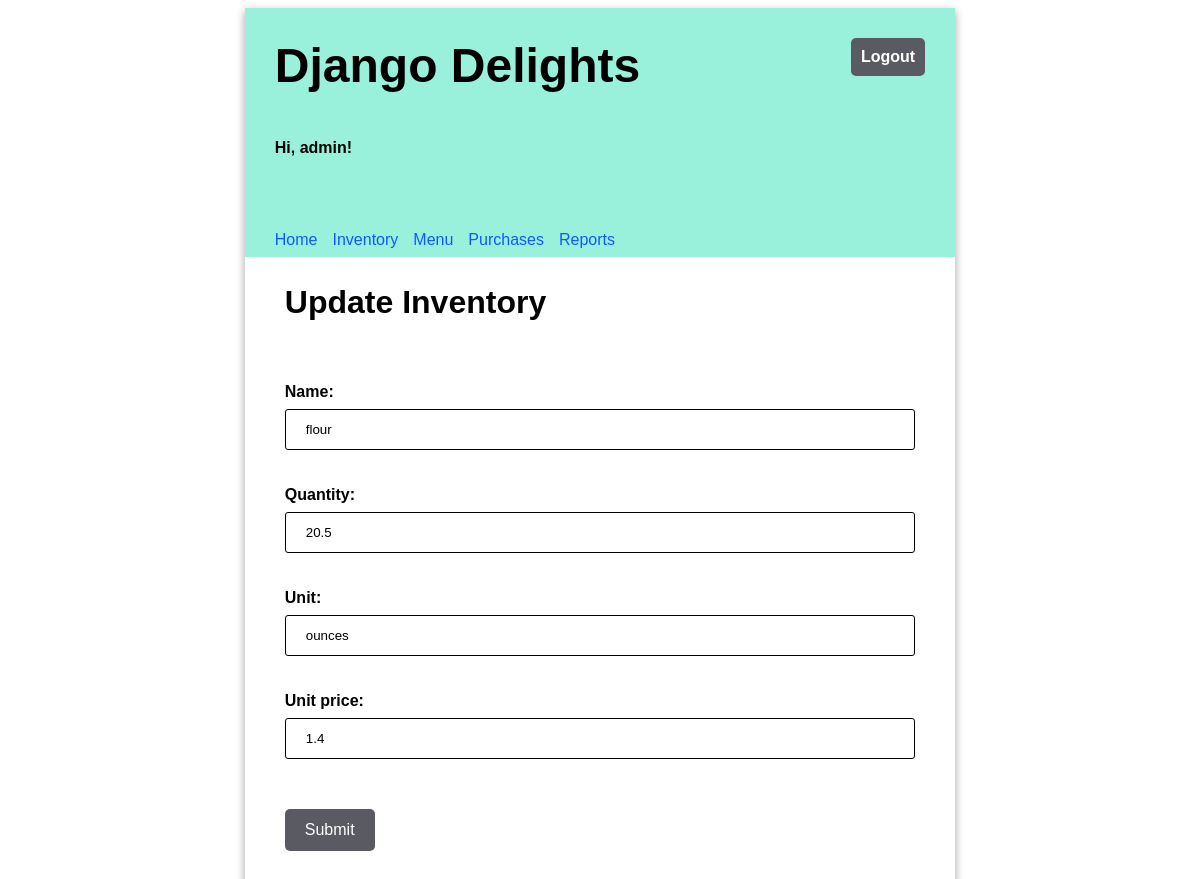
Page /ingredient/edit/2 (signed in) on the committed database.
### inventory/models.py (models this page shows, shortened)
class Ingredient(models.Model):
    name = NameField(max_length=30,unique=True)
    quantity = models.FloatField(default=0)
    unit = models.CharField(max_length=30) #unit used e.g lbs oz
    unit_price = models.FloatField(default=0)

### inventory/views.py (the view)
# urls.py: path('ingredient/edit/<pk>', views.InventoryEdit.as_view(),name='ingredientedit',),
class InventoryEdit(LoginRequiredMixin,UpdateView):
    model = Ingredient
    template_name = 'inventory/edit_inventory.html'
    form_class = IngredientEditForm

### inventory/forms.py
class IngredientEditForm(forms.ModelForm):
    class Meta:
        model = Ingredient
        fields = "__all__"

### inventory/templates/inventory/edit_inventory.html
{% extends './base.html' %}
{% block content %}
<h2>Update Inventory</h2>
<form method="post">
<div>
  {% csrf_token %} {{ form.as_p }}
  <input type="submit" value="Submit" />
</div>
</form>
{% endblock %}

### inventory/templates/inventory/base.html
{% load static %}
<html>
<head>
      <link rel="stylesheet" type="text/css" href="{% static 'inventory/style_1.css' %}" />
</head>
<body>
<div class="app">
    <header>
        <div class="header-first-row">
      <h1 class="title">Django Delights</h1>
      {% if user.is_authenticated %}
      <a class="logout" href="/logout">Logout</a>
      {% endif %}
    </div>
        {% if user.is_authenticated %}
      <p>Hi, {{ user.username }}!</p>
        <nav class="navbar">
            <a href="{% url  'home' %}">Home</a>
            <a href="{% url 'inventory' %}">Inventory</a>
            <a href="{% url 'menulist' %}">Menu</a>
            <a href="{% url 'purchaselist' %}">Purchases</a>
            <a href="{% url 'reports' %}">Reports</a>
        </nav>
        {% endif %}
    </header>
    <main>
        {% block content %}{% endblock %}
    </main>
</div>
</body>
</html>

### inventory/static/inventory/style_1.css (style rules this page uses)
body { font-family: 'Oxygen', sans-serif; }
input, select { width: 100%; padding: 12px 20px; margin: 8px 0; box-sizing: border-box; border: 1px solid black; border-radius: 3px; }
header { background-color: #9af1db; min-height: 100px; display: flex; align-items: center; flex-direction: column; align-items: flex-start; padding-left: 30px; }
main { display: flex; flex-direction: column; padding: 0 40px 20px 40px; justify-content: center; }
main h2 { font-size: 2em; }
.app { min-width: 100px; max-width: 60%; margin: 0 auto; box-shadow: 0 4px 8px 0 rgba(0, 0, 0, 0.2), 0 3px 10px 0 rgba(0, 0, 0, 0.19); }
.title { font-size: 3em; padding: 30px 0; margin: auto 0; }
form * { display: block; }
form label { font-size: 1em; font-weight: bold; padding-top: 20px; }
input[type=submit], button { border: 0px; width: 100%; background-color: #5a5b62; border-radius: 5px; color: white; margin: 8px 0; padding: 12px 20px; font-size: 1em; margin-top: 50px; }
header p { font-weight: bold; }
.navbar { margin-top: 50px; display: flex; width: 100%; }
.navbar a { text-decoration: none; padding: 8px 0; color: #1557FF; margin-right: 15px; }
.header-first-row { width: 100%; display: flex; justify-content: space-between; }
.logout { height: max-content; text-align: center; text-decoration: none; border: 0px; background-color: #5a5b62; border-radius: 5px; color: white; padding: 10px; font-weight: bold; margin: 30px; font-size: 1em; }
a { text-decoration: none; color: #1557FF; }
main form input[type=submit] { width: max-content; }

### rows in the picture
Ingredient: name "flour", quantity "20.5", unit "ounces", unit_price "1.4"

### other values in the picture
{{ user.username }} "admin"
